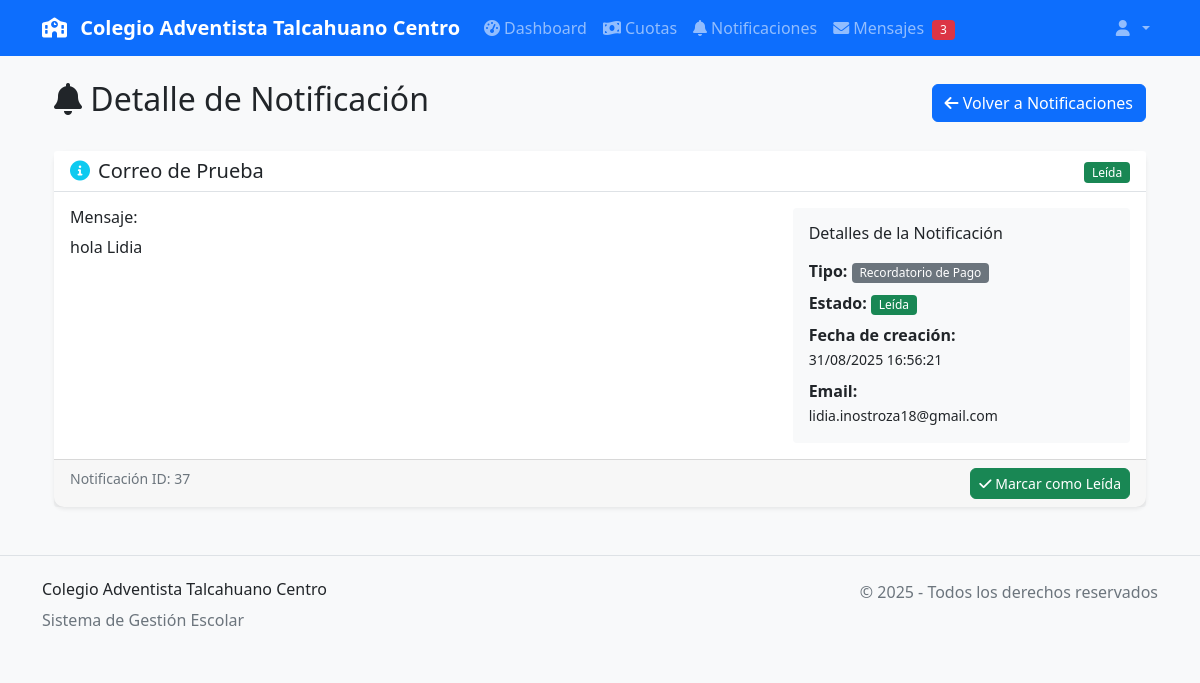
/notificaciones/37/ (signed in), run on the app's committed database.
### core/models.py (models this page shows, shortened)
class Notificacion(models.Model):
    TIPO_NOTIFICACION_CHOICES = [
        ('pago_confirmado', 'Pago Confirmado'),
        ('pago_parcial', 'Pago Parcial'),
        ('recordatorio', 'Recordatorio de Pago'),
        ('cuota_vencida', 'Cuota Vencida'),
        ('nueva_cuota', 'Nueva Cuota Asignada'),
    ]
    ESTADOS = [
        ('enviada', 'Enviada'),
        ('pendiente', 'Pendiente'),
        ('fallida', 'Fallida'),
    ]
    usuario_registra = models.ForeignKey(User, on_delete=models.CASCADE, related_name='notificaciones_registradas')
    apoderado_nombre = models.CharField(max_length=200)
    apoderado_email = models.EmailField()
    apoderado_telefono = models.CharField(max_length=15, blank=True)
    apoderado_rut = models.CharField(max_length=12, blank=True)
    titulo = models.CharField(max_length=200)
    mensaje = models.TextField()
    tipo = models.CharField(max_length=20, choices=TIPO_NOTIFICACION_CHOICES)
    estudiante = models.ForeignKey(Estudiante, on_delete=models.SET_NULL, null=True, blank=True)
    actividad_nombre = models.CharField(max_length=200, blank=True)
    monto = models.DecimalField(max_digits=10, decimal_places=0, null=True, blank=True)
    metodo_pago = models.CharField(max_length=50, blank=True)
    leida = models.BooleanField(default=False)
    fecha_creacion = models.DateTimeField(auto_now_add=True)
    fecha_envio = models.DateTimeField(null=True, blank=True)
    estado = models.CharField(max_length=10, choices=ESTADOS, default='enviada')
    class Meta:
        ordering = ['-fecha_creacion']
        verbose_name = 'Notificación'
        verbose_name_plural = 'Notificaciones'

### core/notificacion_views.py (the view)
# urls.py: path('<int:notificacion_id>/', notificacion_views.detalle_notificacion, name='detalle'),
@login_required
def detalle_notificacion(request, notificacion_id):
    try:
        notificacion = get_object_or_404(
            Notificacion,
            Q(id=notificacion_id) & (
                Q(apoderado_email=request.user.email) |
                Q(usuario_registra=request.user)
            )
        )
        if notificacion.leida is False:
            notificacion.leida = True
            notificacion.save()
            logger.info(f"Notificación {notificacion_id} marcada como leída por {request.user.email}")
        context = {
            'notificacion': notificacion,
        }
        return render(request, 'core/notificaciones/detalle.html', context)
    except Exception as e:
        logger.error(f"Error al mostrar detalle de notificación {notificacion_id}: {str(e)}")
        messages.error(request, 'Error al cargar la notificación.')
        return redirect('notificaciones:lista')

### core/context_processors.py (called while the page is built)
def notificaciones_context(request):
    if request.user.is_authenticated:
        notificaciones_no_leidas = Notificacion.objects.filter(
            apoderado_email=request.user.email,
            estado__in=['enviado', 'visto']
        ).count()
        return {
            'notificaciones_no_leidas': notificaciones_no_leidas
        }
    return {
        'notificaciones_no_leidas': 0
    }

### templates/core/notificaciones/detalle.html (shortened to what this page needs)
{% extends 'base.html' %}
{% load static %}
{% block content %}
<div class="container-fluid">
    <div class="row">
        <div class="col-12">
            <div class="d-flex justify-content-between align-items-center mb-4">
                <h2>
                    <i class="fas fa-bell"></i> Detalle de Notificación
                </h2>
                <a href="{% url 'notificaciones:lista' %}" class="btn btn-primary">
                    <i class="fas fa-arrow-left"></i> Volver a Notificaciones
                </a>
            </div>
            <div class="card">
                <div class="card-header">
                    <div class="row align-items-center">
                        <div class="col-md-8">
                            <h5 class="mb-0 d-flex align-items-center">
                                {% if notificacion.tipo == 'actividad' %}
                                    <i class="fas fa-calendar-alt text-primary me-2"></i>
                                {% elif notificacion.tipo == 'cuota' %}
                                    <i class="fas fa-money-bill text-success me-2"></i>
                                {% elif notificacion.tipo == 'sistema' %}
                                    <i class="fas fa-cog text-secondary me-2"></i>
                                {% else %}
                                    <i class="fas fa-info-circle text-info me-2"></i>
                                {% endif %}
                                {{ notificacion.titulo }}
                            </h5>
                        </div>
                        <div class="col-md-4 text-end">
                            {% if notificacion.estado == 'enviado' %}
                                <span class="badge bg-info">Nueva</span>
                            {% elif notificacion.estado == 'visto' %}
                                <span class="badge bg-warning">Vista</span>
                            {% else %}
                                <span class="badge bg-success">Leída</span>
                            {% endif %}
                        </div>
                    </div>
                </div>
                <div class="card-body">
                    <div class="row">
                        <div class="col-md-8">
                            <h6>Mensaje:</h6>
                            <p class="mb-4">{{ notificacion.mensaje }}</p>
                        </div>
                        <div class="col-md-4">
                            <div class="bg-light p-3 rounded">
                                <h6 class="mb-3">Detalles de la Notificación</h6>
                                <p class="mb-2">
                                    <strong>Tipo:</strong>
                                    <span class="badge bg-secondary">{{ notificacion.get_tipo_display|default:notificacion.tipo }}</span>
                                </p>
                                <p class="mb-2">
                                    <strong>Estado:</strong>
                                    {% if notificacion.estado == 'enviado' %}
                                        <span class="badge bg-info">Nueva</span>
                                    {% elif notificacion.estado == 'visto' %}
                                        <span class="badge bg-warning">Vista</span>
                                    {% else %}
                                        <span class="badge bg-success">Leída</span>
                                    {% endif %}
                                </p>
                                <p class="mb-2">
                                    <strong>Fecha de creación:</strong><br>
                                    <small>{{ notificacion.fecha_creacion|date:"d/m/Y H:i:s" }}</small>
                                </p>
                                <p class="mb-0">
                                    <strong>Email:</strong><br>
                                    <small>{{ notificacion.apoderado_email }}</small>
                                </p>
                            </div>
                        </div>
                    </div>
                </div>
                <div class="card-footer">
                    <div class="d-flex justify-content-between">
                        <small class="text-muted">
                            Notificación ID: {{ notificacion.id }}
                        </small>
                        {% if notificacion.estado != 'leido' %}
                            <button type="button"
                                    class="btn btn-success btn-sm"
                                    onclick="marcarComoLeida({{ notificacion.id }})">
                                <i class="fas fa-check"></i> Marcar como Leída
                            </button>
                        {% endif %}
                    </div>
                </div>
            </div>
        </div>
    </div>
</div>
{% endblock %}

### static/css/styles.css (style rules this page uses)
:root { --primary-color: #0d6efd; --success-color: #198754; --warning-color: #ffc107; --danger-color: #dc3545; --info-color: #0dcaf0; --light-color: #f8f9fa; --dark-color: #212529; }
body { font-family: 'Segoe UI', Tahoma, Geneva, Verdana, sans-serif; background-color: #f8f9fa; }
.card { border: none; border-radius: 10px; box-shadow: 0 0.125rem 0.25rem rgba(0, 0, 0, 0.075); transition: all 0.3s ease; }
.card-header { background-color: #fff; border-bottom: 1px solid #dee2e6; font-weight: 600; }
.btn { border-radius: 6px; font-weight: 500; transition: all 0.3s ease; }
.badge { font-size: 0.75em; font-weight: 500; padding: 0.35em 0.65em; }

### data on the page
Notificacion: titulo "Correo de Prueba", mensaje "hola Lidia", tipo "Recordatorio de Pago", fecha_creacion "31/08/2025 16:56:21", apoderado_email "lidia.inostroza18@gmail.com", id "37"
